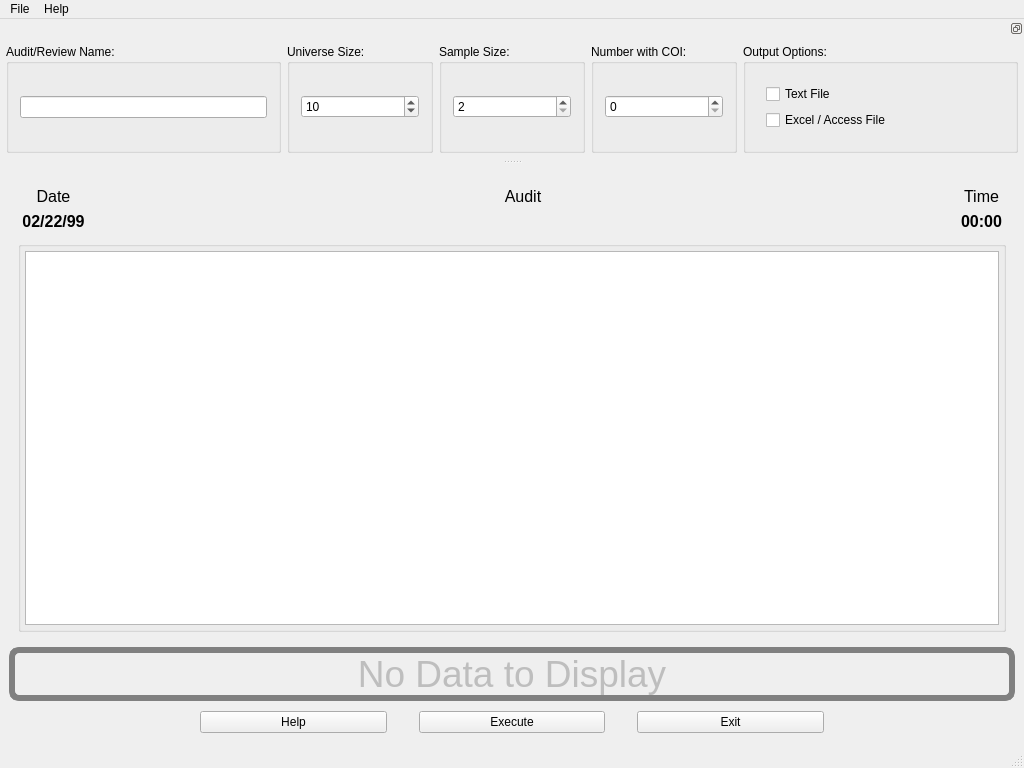
<?xml version="1.0" encoding="UTF-8"?>
<ui version="4.0">
 <class>UIRStatsUAA</class>
 <widget class="QMainWindow" name="UIRStatsUAA">
  <property name="geometry">
   <rect>
    <x>0</x>
    <y>0</y>
    <width>1024</width>
    <height>768</height>
   </rect>
  </property>
  <property name="windowTitle">
   <string>Unrestricted Attribute Appraisal</string>
  </property>
  <widget class="QWidget" name="centralwidget">
   <property name="windowTitle">
    <string>UIRStatsUAA</string>
   </property>
   <layout class="QVBoxLayout" name="verticalLayout_5">
    <item>
     <widget class="QFrame" name="m_frmOutput">
      <layout class="QVBoxLayout" name="verticalLayout_2">
       <item>
        <widget class="QFrame" name="m_frmTimeDate">
         <property name="styleSheet">
          <string notr="true"/>
         </property>
         <layout class="QGridLayout" name="gridLayout_3">
          <property name="leftMargin">
           <number>4</number>
          </property>
          <property name="topMargin">
           <number>4</number>
          </property>
          <property name="rightMargin">
           <number>4</number>
          </property>
          <property name="bottomMargin">
           <number>4</number>
          </property>
          <item row="0" column="2">
           <widget class="QLabel" name="label">
            <property name="font">
             <font>
              <pointsize>12</pointsize>
             </font>
            </property>
            <property name="text">
             <string>Audit</string>
            </property>
            <property name="alignment">
             <set>Qt::AlignCenter</set>
            </property>
           </widget>
          </item>
          <item row="1" column="4">
           <widget class="QLabel" name="m_lblTime">
            <property name="font">
             <font>
              <pointsize>12</pointsize>
              <weight>75</weight>
              <bold>true</bold>
             </font>
            </property>
            <property name="text">
             <string>00:00</string>
            </property>
            <property name="alignment">
             <set>Qt::AlignCenter</set>
            </property>
           </widget>
          </item>
          <item row="1" column="1">
           <widget class="QLabel" name="m_lblDate">
            <property name="font">
             <font>
              <pointsize>12</pointsize>
              <weight>75</weight>
              <italic>false</italic>
              <bold>true</bold>
             </font>
            </property>
            <property name="text">
             <string>02/22/99</string>
            </property>
            <property name="alignment">
             <set>Qt::AlignCenter</set>
            </property>
           </widget>
          </item>
          <item row="0" column="1">
           <widget class="QLabel" name="label_6">
            <property name="font">
             <font>
              <pointsize>12</pointsize>
             </font>
            </property>
            <property name="text">
             <string>Date</string>
            </property>
            <property name="alignment">
             <set>Qt::AlignCenter</set>
            </property>
           </widget>
          </item>
          <item row="0" column="4">
           <widget class="QLabel" name="label_5">
            <property name="font">
             <font>
              <pointsize>12</pointsize>
             </font>
            </property>
            <property name="text">
             <string>Time</string>
            </property>
            <property name="alignment">
             <set>Qt::AlignCenter</set>
            </property>
           </widget>
          </item>
          <item row="1" column="2">
           <widget class="QLabel" name="m_lblAudit">
            <property name="sizePolicy">
             <sizepolicy hsizetype="Expanding" vsizetype="Preferred">
              <horstretch>0</horstretch>
              <verstretch>0</verstretch>
             </sizepolicy>
            </property>
            <property name="font">
             <font>
              <pointsize>12</pointsize>
              <weight>75</weight>
              <bold>true</bold>
             </font>
            </property>
            <property name="text">
             <string/>
            </property>
            <property name="alignment">
             <set>Qt::AlignCenter</set>
            </property>
           </widget>
          </item>
         </layout>
        </widget>
       </item>
       <item>
        <widget class="QGroupBox" name="verticalGroupBox_2">
         <property name="title">
          <string/>
         </property>
         <layout class="QVBoxLayout" name="verticalLayout_7">
          <property name="leftMargin">
           <number>4</number>
          </property>
          <property name="topMargin">
           <number>4</number>
          </property>
          <property name="rightMargin">
           <number>4</number>
          </property>
          <property name="bottomMargin">
           <number>4</number>
          </property>
          <item>
           <widget class="QTableWidget" name="m_tblOutput">
            <property name="rowCount">
             <number>0</number>
            </property>
            <attribute name="horizontalHeaderStretchLastSection">
             <bool>true</bool>
            </attribute>
            <attribute name="verticalHeaderVisible">
             <bool>false</bool>
            </attribute>
           </widget>
          </item>
         </layout>
        </widget>
       </item>
      </layout>
     </widget>
    </item>
    <item>
     <widget class="QLabel" name="m_lblNoData">
      <property name="enabled">
       <bool>false</bool>
      </property>
      <property name="font">
       <font>
        <pointsize>28</pointsize>
       </font>
      </property>
      <property name="styleSheet">
       <string notr="true">QLabel
{
	border:6px solid gray;
	border-radius:10px;
}</string>
      </property>
      <property name="text">
       <string>No Data to Display</string>
      </property>
      <property name="alignment">
       <set>Qt::AlignCenter</set>
      </property>
     </widget>
    </item>
    <item>
     <widget class="QWidget" name="widget" native="true">
      <property name="sizePolicy">
       <sizepolicy hsizetype="Preferred" vsizetype="Fixed">
        <horstretch>0</horstretch>
        <verstretch>0</verstretch>
       </sizepolicy>
      </property>
      <layout class="QHBoxLayout" name="horizontalLayout">
       <property name="spacing">
        <number>32</number>
       </property>
       <property name="leftMargin">
        <number>4</number>
       </property>
       <property name="topMargin">
        <number>4</number>
       </property>
       <property name="rightMargin">
        <number>4</number>
       </property>
       <property name="bottomMargin">
        <number>4</number>
       </property>
       <item>
        <spacer name="horizontalSpacer">
         <property name="orientation">
          <enum>Qt::Horizontal</enum>
         </property>
         <property name="sizeHint" stdset="0">
          <size>
           <width>40</width>
           <height>20</height>
          </size>
         </property>
        </spacer>
       </item>
       <item>
        <widget class="QPushButton" name="m_btnHelp">
         <property name="sizePolicy">
          <sizepolicy hsizetype="Expanding" vsizetype="Fixed">
           <horstretch>0</horstretch>
           <verstretch>0</verstretch>
          </sizepolicy>
         </property>
         <property name="minimumSize">
          <size>
           <width>128</width>
           <height>0</height>
          </size>
         </property>
         <property name="text">
          <string>Help</string>
         </property>
         <property name="iconSize">
          <size>
           <width>16</width>
           <height>16</height>
          </size>
         </property>
        </widget>
       </item>
       <item>
        <widget class="QPushButton" name="m_btnExecute">
         <property name="sizePolicy">
          <sizepolicy hsizetype="Expanding" vsizetype="Fixed">
           <horstretch>0</horstretch>
           <verstretch>0</verstretch>
          </sizepolicy>
         </property>
         <property name="minimumSize">
          <size>
           <width>128</width>
           <height>0</height>
          </size>
         </property>
         <property name="text">
          <string>Execute</string>
         </property>
         <property name="iconSize">
          <size>
           <width>16</width>
           <height>16</height>
          </size>
         </property>
        </widget>
       </item>
       <item>
        <widget class="QPushButton" name="m_btnExit">
         <property name="sizePolicy">
          <sizepolicy hsizetype="Expanding" vsizetype="Fixed">
           <horstretch>0</horstretch>
           <verstretch>0</verstretch>
          </sizepolicy>
         </property>
         <property name="minimumSize">
          <size>
           <width>128</width>
           <height>0</height>
          </size>
         </property>
         <property name="text">
          <string>Exit</string>
         </property>
         <property name="iconSize">
          <size>
           <width>16</width>
           <height>16</height>
          </size>
         </property>
        </widget>
       </item>
       <item>
        <spacer name="horizontalSpacer_2">
         <property name="orientation">
          <enum>Qt::Horizontal</enum>
         </property>
         <property name="sizeHint" stdset="0">
          <size>
           <width>40</width>
           <height>20</height>
          </size>
         </property>
        </spacer>
       </item>
      </layout>
     </widget>
    </item>
   </layout>
  </widget>
  <widget class="QDockWidget" name="m_dockOptions">
   <property name="features">
    <set>QDockWidget::DockWidgetFloatable|QDockWidget::DockWidgetMovable</set>
   </property>
   <property name="allowedAreas">
    <set>Qt::BottomDockWidgetArea|Qt::TopDockWidgetArea</set>
   </property>
   <property name="windowTitle">
    <string/>
   </property>
   <attribute name="dockWidgetArea">
    <number>4</number>
   </attribute>
   <widget class="QWidget" name="dockWidgetContents">
    <layout class="QVBoxLayout" name="verticalLayout_8">
     <property name="leftMargin">
      <number>2</number>
     </property>
     <property name="topMargin">
      <number>2</number>
     </property>
     <property name="rightMargin">
      <number>2</number>
     </property>
     <property name="bottomMargin">
      <number>2</number>
     </property>
     <item>
      <widget class="QFrame" name="m_frmOptions">
       <layout class="QHBoxLayout" name="horizontalLayout_3">
        <property name="leftMargin">
         <number>4</number>
        </property>
        <property name="topMargin">
         <number>4</number>
        </property>
        <property name="rightMargin">
         <number>4</number>
        </property>
        <property name="bottomMargin">
         <number>4</number>
        </property>
        <item>
         <widget class="QGroupBox" name="gridGroupBox_2">
          <property name="minimumSize">
           <size>
            <width>275</width>
            <height>0</height>
           </size>
          </property>
          <property name="maximumSize">
           <size>
            <width>275</width>
            <height>16777215</height>
           </size>
          </property>
          <property name="title">
           <string>Audit/Review Name:</string>
          </property>
          <layout class="QGridLayout" name="gridLayout_2">
           <property name="leftMargin">
            <number>11</number>
           </property>
           <property name="topMargin">
            <number>11</number>
           </property>
           <property name="rightMargin">
            <number>11</number>
           </property>
           <property name="bottomMargin">
            <number>11</number>
           </property>
           <property name="spacing">
            <number>11</number>
           </property>
           <item row="0" column="0">
            <widget class="QLineEdit" name="m_txtAuditName">
             <property name="text">
              <string/>
             </property>
            </widget>
           </item>
          </layout>
         </widget>
        </item>
        <item>
         <widget class="QGroupBox" name="verticalGroupBox">
          <property name="title">
           <string>Universe Size:</string>
          </property>
          <layout class="QVBoxLayout" name="verticalLayout">
           <property name="leftMargin">
            <number>11</number>
           </property>
           <property name="topMargin">
            <number>11</number>
           </property>
           <property name="rightMargin">
            <number>11</number>
           </property>
           <property name="bottomMargin">
            <number>11</number>
           </property>
           <item>
            <widget class="QSpinBox" name="m_spnUniverseSize">
             <property name="alignment">
              <set>Qt::AlignLeading|Qt::AlignLeft|Qt::AlignVCenter</set>
             </property>
             <property name="suffix">
              <string/>
             </property>
             <property name="prefix">
              <string/>
             </property>
             <property name="minimum">
              <number>1</number>
             </property>
             <property name="maximum">
              <number>2147483646</number>
             </property>
             <property name="value">
              <number>10</number>
             </property>
            </widget>
           </item>
          </layout>
         </widget>
        </item>
        <item>
         <widget class="QGroupBox" name="verticalGroupBox_3">
          <property name="title">
           <string>Sample Size:</string>
          </property>
          <layout class="QVBoxLayout" name="verticalLayout_6">
           <property name="leftMargin">
            <number>11</number>
           </property>
           <property name="topMargin">
            <number>11</number>
           </property>
           <property name="rightMargin">
            <number>11</number>
           </property>
           <property name="bottomMargin">
            <number>11</number>
           </property>
           <item>
            <widget class="QSpinBox" name="m_spnSampleSize">
             <property name="minimum">
              <number>2</number>
             </property>
             <property name="maximum">
              <number>2147483646</number>
             </property>
            </widget>
           </item>
          </layout>
         </widget>
        </item>
        <item>
         <widget class="QGroupBox" name="verticalGroupBox_5">
          <property name="title">
           <string>Number with COI:</string>
          </property>
          <layout class="QGridLayout" name="gridLayout">
           <property name="leftMargin">
            <number>11</number>
           </property>
           <property name="topMargin">
            <number>11</number>
           </property>
           <property name="rightMargin">
            <number>11</number>
           </property>
           <property name="bottomMargin">
            <number>11</number>
           </property>
           <item row="0" column="0">
            <widget class="QSpinBox" name="m_spnCOI">
             <property name="maximum">
              <number>2147483647</number>
             </property>
            </widget>
           </item>
          </layout>
         </widget>
        </item>
        <item>
         <widget class="QGroupBox" name="verticalGroupBox_4">
          <property name="sizePolicy">
           <sizepolicy hsizetype="Fixed" vsizetype="Preferred">
            <horstretch>0</horstretch>
            <verstretch>0</verstretch>
           </sizepolicy>
          </property>
          <property name="minimumSize">
           <size>
            <width>275</width>
            <height>0</height>
           </size>
          </property>
          <property name="maximumSize">
           <size>
            <width>275</width>
            <height>16777215</height>
           </size>
          </property>
          <property name="title">
           <string>Output Options:</string>
          </property>
          <layout class="QVBoxLayout" name="verticalLayout_4">
           <property name="leftMargin">
            <number>11</number>
           </property>
           <property name="topMargin">
            <number>11</number>
           </property>
           <property name="rightMargin">
            <number>11</number>
           </property>
           <property name="bottomMargin">
            <number>11</number>
           </property>
           <item>
            <widget class="QFrame" name="frame">
             <property name="sizePolicy">
              <sizepolicy hsizetype="Preferred" vsizetype="Fixed">
               <horstretch>0</horstretch>
               <verstretch>0</verstretch>
              </sizepolicy>
             </property>
             <layout class="QVBoxLayout" name="verticalLayout_3">
              <item>
               <widget class="QCheckBox" name="m_chkTextOutput">
                <property name="text">
                 <string>Text File</string>
                </property>
               </widget>
              </item>
              <item>
               <widget class="QCheckBox" name="m_chkCSVOutput">
                <property name="text">
                 <string>Excel / Access File</string>
                </property>
               </widget>
              </item>
             </layout>
            </widget>
           </item>
          </layout>
         </widget>
        </item>
       </layout>
      </widget>
     </item>
    </layout>
   </widget>
  </widget>
  <widget class="QMenuBar" name="menuBar">
   <property name="geometry">
    <rect>
     <x>0</x>
     <y>0</y>
     <width>1024</width>
     <height>20</height>
    </rect>
   </property>
   <widget class="QMenu" name="menuFile">
    <property name="title">
     <string>File</string>
    </property>
    <addaction name="separator"/>
    <addaction name="actionRecentlyUsed"/>
    <addaction name="actionExecute"/>
    <addaction name="separator"/>
    <addaction name="actionExit"/>
   </widget>
   <widget class="QMenu" name="menuHelp">
    <property name="title">
     <string>Help</string>
    </property>
    <addaction name="actionHelp_Topics"/>
    <addaction name="actionAbout"/>
   </widget>
   <addaction name="menuFile"/>
   <addaction name="menuHelp"/>
  </widget>
  <widget class="QStatusBar" name="m_statusBar"/>
  <action name="actionRecentlyUsed">
   <property name="text">
    <string>Recently Used</string>
   </property>
  </action>
  <action name="actionExit">
   <property name="text">
    <string>Exit</string>
   </property>
  </action>
  <action name="actionHelp_Topics">
   <property name="text">
    <string>Help Topics</string>
   </property>
  </action>
  <action name="actionAbout">
   <property name="text">
    <string>About</string>
   </property>
  </action>
  <action name="actionExecute">
   <property name="text">
    <string>Execute...</string>
   </property>
  </action>
 </widget>
 <tabstops>
  <tabstop>m_txtAuditName</tabstop>
  <tabstop>m_spnUniverseSize</tabstop>
  <tabstop>m_spnSampleSize</tabstop>
  <tabstop>m_spnCOI</tabstop>
  <tabstop>m_chkCSVOutput</tabstop>
  <tabstop>m_chkTextOutput</tabstop>
  <tabstop>m_tblOutput</tabstop>
  <tabstop>m_btnHelp</tabstop>
  <tabstop>m_btnExecute</tabstop>
  <tabstop>m_btnExit</tabstop>
 </tabstops>
 <resources/>
 <connections/>
</ui>
